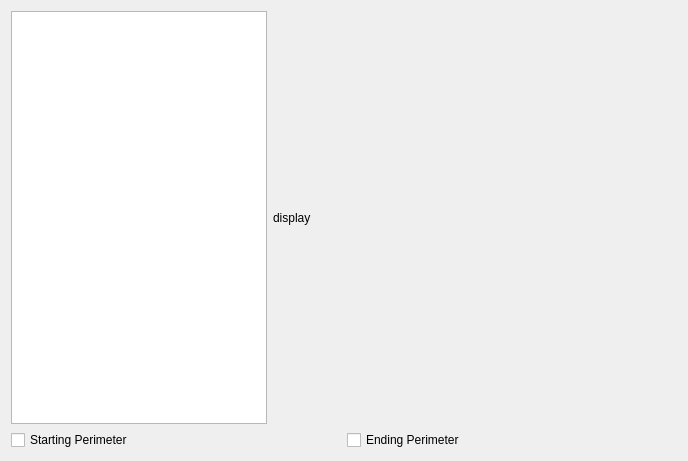
<?xml version="1.0" encoding="UTF-8"?>
<ui version="4.0">
 <class>basic_dayviewer</class>
 <widget class="QDialog" name="basic_dayviewer">
  <property name="geometry">
   <rect>
    <x>0</x>
    <y>0</y>
    <width>688</width>
    <height>461</height>
   </rect>
  </property>
  <property name="windowTitle">
   <string>Dialog</string>
  </property>
  <layout class="QVBoxLayout" name="verticalLayout">
   <item>
    <layout class="QHBoxLayout" name="horizontalLayout">
     <item>
      <widget class="QListView" name="AvailableLayers">
       <property name="sizePolicy">
        <sizepolicy hsizetype="Fixed" vsizetype="Expanding">
         <horstretch>0</horstretch>
         <verstretch>0</verstretch>
        </sizepolicy>
       </property>
      </widget>
     </item>
     <item>
      <widget class="QLabel" name="display">
       <property name="text">
        <string>display</string>
       </property>
      </widget>
     </item>
    </layout>
   </item>
   <item>
    <layout class="QHBoxLayout" name="horizontalLayout_2">
     <item>
      <widget class="QCheckBox" name="showStartingCheckBox">
       <property name="text">
        <string>Starting Perimeter</string>
       </property>
      </widget>
     </item>
     <item>
      <widget class="QCheckBox" name="showEndingCheckBox">
       <property name="text">
        <string>Ending Perimeter</string>
       </property>
      </widget>
     </item>
    </layout>
   </item>
  </layout>
 </widget>
 <resources/>
 <connections/>
</ui>
